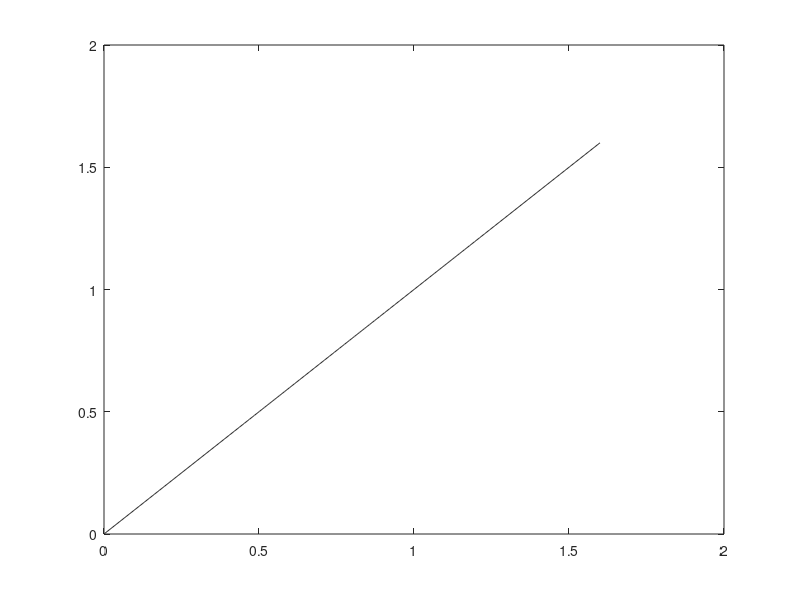

Reproduce this figure in MATLAB.
%Plots the friction coefficient means of all the participants on the 
%same graph by looping through the folders of each participant

tsteps = 2759; %number of time steps 
l = 0;
%Define the normal force interval on which the mean friction coefficient is
%calculated
Fmin = 1;  
Fmax = 5;
Fint = [Fmin:Fmax];

D = 'Aged_friction';
S = dir(fullfile(D, '*'));
N = setdiff({S([S.isdir]).name},{'.','..'}); % list of subfolders of D.

x=linspace(0,1.6);
y=linspace(0,1.6);
h1=plot(x,y,'Color',[0.2 0.2 0.2]) %identity line (x=y

figure(2);

for ii = 1:numel(N)  %loop going through the folders 
    filelist = dir(fullfile(D,N{ii},'*.csv')); %improve by specifying the file extension
    filelist= filelist(~[filelist.isdir]);  % classification of folders in good order
    [~,idx] = sort([filelist.datenum]);
    filelist = filelist(idx);
    nfiles=length(filelist);
    C = {filelist(~[filelist.isdir]).name}; %files in subfolder (cell created for the loop)
    [indexglassLF, indexglassHF] = at_frictionplots(N{ii}, filelist, tsteps); %calculates the frictions for LF and HF for the participant
    
    %Mean of the friction coefficient on the Force interval
    meanCF_LF = mean(indexglassLF.k.*Fint.^(indexglassLF.n-1));
    meanCF_HF = mean(indexglassHF.k.*Fint.^(indexglassHF.n-1));
    
    %relative difference in friction
    Rd = abs(meanCF_HF-meanCF_LF)/(meanCF_LF)*100;
    
    %graph plots
    pos1 = [0.1 0.15 0.5 0.7];
    subplot('Position',pos1);
    hold on;
    C = {'k','b','r','g',[1 0.9 0.1],[.5 .6 .7],[.8 .2 .6],[0.7 0.5 0.9],'c','m',[0.9 0.4 1],[0.2 0.8 0.7],[0.7 0.4 0.1],[0.4 0.55 0.8],[0.3 0.6 0.3]}; % Cell array of colors.
    h2= plot(meanCF_LF,meanCF_HF,'.', 'MarkerSize',10,'Color', C{ii});
    h1=plot(x,y,'Color',[0.2 0.2 0.2]) %identity line (x=y)
    h(2)=h2(1);   
    h=[h(1);h(2)]
    
    %title('Mean coefficient of friction - Young participants')
    title('Mean coefficient of friction - Elderly participants')
    xlabel('Coefficient of friction - Low [-]')
    ylabel('Coefficient of friction - High [-]')
    yticks([0 0.2 0.4 0.6 0.8 1 1.2 1.4 1.6])
    
    pos2 = [0.7 0.15 0.1 0.7];
    subplot('Position',pos2); hold on;
    h1 = plot(1,Rd,'.', 'MarkerSize',10,'Color', C{ii});
    set(gca,'XTick',[])
    set(gca, 'YDir','reverse')
    ylabel('Relative difference in Friction [%]')
    
    
end
